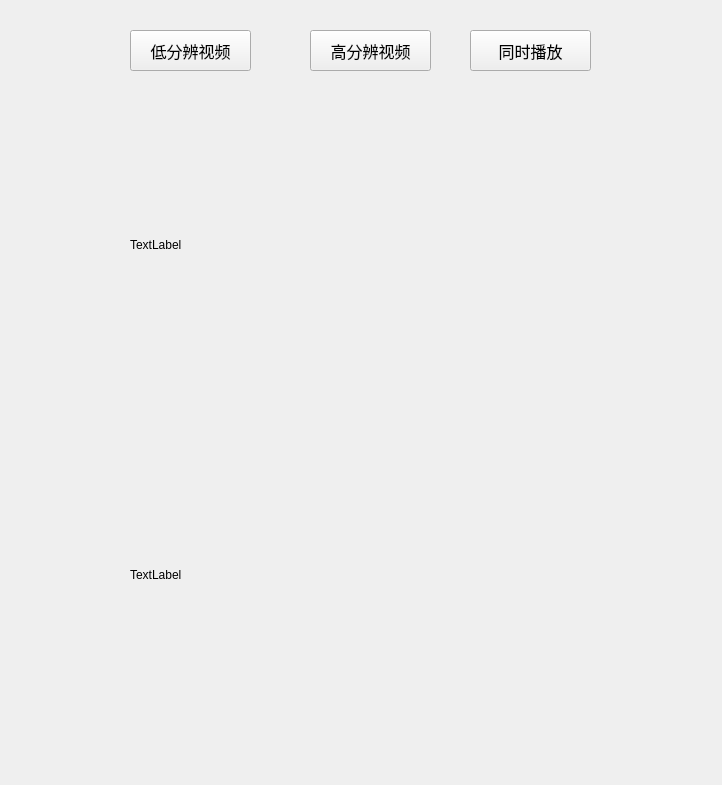
<?xml version="1.0" encoding="UTF-8"?>
<ui version="4.0">
 <class>MainWindow</class>
 <widget class="QMainWindow" name="MainWindow">
  <property name="geometry">
   <rect>
    <x>0</x>
    <y>0</y>
    <width>722</width>
    <height>785</height>
   </rect>
  </property>
  <property name="windowTitle">
   <string>MainWindow</string>
  </property>
  <widget class="QWidget" name="centralWidget">
   <widget class="QLabel" name="SR_label">
    <property name="geometry">
     <rect>
      <x>130</x>
      <y>440</y>
      <width>480</width>
      <height>270</height>
     </rect>
    </property>
    <property name="text">
     <string>TextLabel</string>
    </property>
   </widget>
   <widget class="QLabel" name="Bic_label">
    <property name="geometry">
     <rect>
      <x>130</x>
      <y>110</y>
      <width>480</width>
      <height>270</height>
     </rect>
    </property>
    <property name="text">
     <string>TextLabel</string>
    </property>
   </widget>
   <widget class="QPushButton" name="SR_pushButton">
    <property name="geometry">
     <rect>
      <x>310</x>
      <y>30</y>
      <width>121</width>
      <height>41</height>
     </rect>
    </property>
    <property name="font">
     <font>
      <family>Adobe Jenson Pro Lt Disp</family>
      <pointsize>12</pointsize>
     </font>
    </property>
    <property name="text">
     <string>高分辨视频</string>
    </property>
   </widget>
   <widget class="QPushButton" name="Play_pushButton">
    <property name="geometry">
     <rect>
      <x>470</x>
      <y>30</y>
      <width>121</width>
      <height>41</height>
     </rect>
    </property>
    <property name="font">
     <font>
      <family>Adobe Jenson Pro Lt Disp</family>
      <pointsize>12</pointsize>
     </font>
    </property>
    <property name="text">
     <string>同时播放</string>
    </property>
   </widget>
   <widget class="QPushButton" name="Bic_pushButton">
    <property name="geometry">
     <rect>
      <x>130</x>
      <y>30</y>
      <width>121</width>
      <height>41</height>
     </rect>
    </property>
    <property name="font">
     <font>
      <family>Adobe Jenson Pro Lt Disp</family>
      <pointsize>12</pointsize>
     </font>
    </property>
    <property name="text">
     <string>低分辨视频</string>
    </property>
   </widget>
  </widget>
 </widget>
 <resources/>
 <connections/>
</ui>
